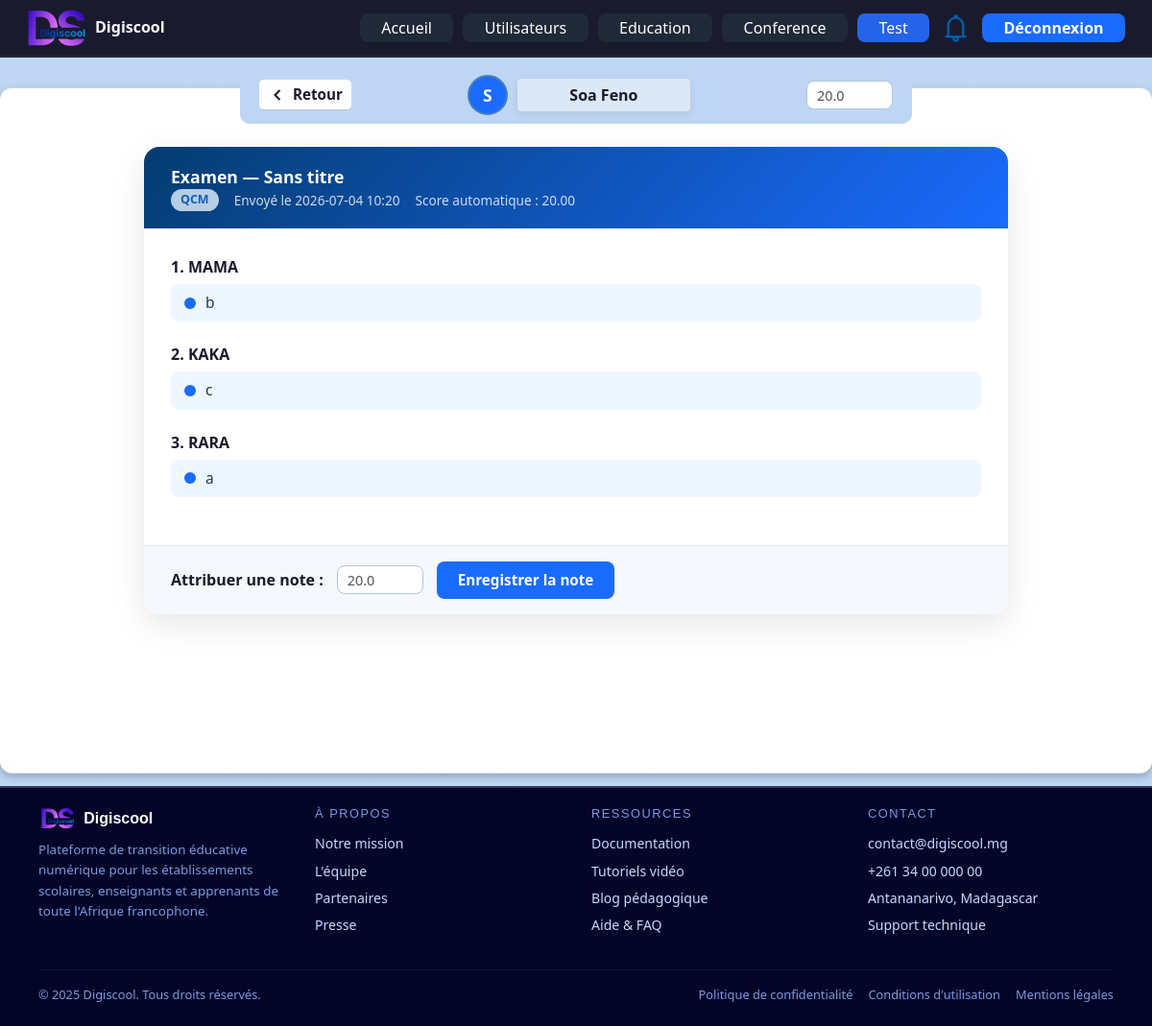
The page /admin/test/travaille_user?result_id=15 (signed in) on the database its author committed.
### tables this page shows
CREATE TABLE users (
                id INTEGER PRIMARY KEY AUTOINCREMENT,
                name TEXT NOT NULL,
                email TEXT NOT NULL UNIQUE,
                password_hash TEXT NOT NULL,
                role TEXT NOT NULL DEFAULT 'user',
                created_at DATETIME DEFAULT CURRENT_TIMESTAMP
            , sexe TEXT DEFAULT '', adresse TEXT DEFAULT '', classe TEXT DEFAULT '', nom TEXT DEFAULT '', prenom TEXT DEFAULT '', statut TEXT NOT NULL DEFAULT 'En attente', dob TEXT DEFAULT '', profession TEXT DEFAULT '', etablissement TEXT DEFAULT '', filiere TEXT DEFAULT '', lien_etablissement TEXT DEFAULT '', matricule TEXT DEFAULT '', phone TEXT DEFAULT '', username TEXT DEFAULT '');

CREATE TABLE test_resultats (
                id INTEGER PRIMARY KEY AUTOINCREMENT,
                test_id INTEGER NOT NULL,
                user_id INTEGER NOT NULL,
                reponses TEXT DEFAULT '[]',
                note REAL,
                submitted_at DATETIME DEFAULT CURRENT_TIMESTAMP, fichier_reponse TEXT DEFAULT '',
                FOREIGN KEY(test_id) REFERENCES tests(id),
                FOREIGN KEY(user_id) REFERENCES users(id)
            );

CREATE TABLE tests (
                id INTEGER PRIMARY KEY AUTOINCREMENT,
                titre TEXT NOT NULL,
                type TEXT NOT NULL DEFAULT 'examen',
                content_type TEXT NOT NULL DEFAULT 'fichier',
                fichier TEXT DEFAULT '',
                texte TEXT DEFAULT '',
                qcm TEXT DEFAULT '[]',
                start_at TEXT DEFAULT '',
                end_at TEXT DEFAULT '',
                created_at DATETIME DEFAULT CURRENT_TIMESTAMP
            , categorie TEXT NOT NULL DEFAULT 'exercice', fichier_nom TEXT DEFAULT '', fichier_url TEXT DEFAULT '', contenu_texte TEXT DEFAULT '', contenu_qcm TEXT DEFAULT '[]', date_debut TEXT DEFAULT '', heure_debut TEXT DEFAULT '', date_fin TEXT DEFAULT '', heure_fin TEXT DEFAULT '', created_by INTEGER, contenu_texte_correction TEXT DEFAULT '');

### app.py (the view)
@app.route('/admin/test/travaille_user')
@login_required
@admin_required
def admin_travaille_user():
    result_id = request.args.get('result_id', type=int)
    with get_db() as db:
        notif_count = db.execute(
            "SELECT COUNT(*) FROM notifications WHERE user_id IN (SELECT id FROM users WHERE role='admin') AND is_read=0"
        ).fetchone()[0]
        base_query = '''
            SELECT r.*, t.titre AS test_titre, t.categorie AS test_categorie,
                   t.content_type AS test_content_type, t.fichier_nom AS test_fichier_nom,
                   t.fichier_url AS test_fichier_url, t.contenu_texte AS test_contenu_texte,
                   t.contenu_qcm AS test_contenu_qcm, u.nom AS user_nom, u.prenom AS user_prenom,
                   u.name AS user_name
            FROM test_resultats r
            JOIN tests t ON r.test_id = t.id
            JOIN users u ON r.user_id = u.id
        '''
        results = db.execute(base_query + ' ORDER BY r.submitted_at DESC').fetchall()
        selected_result = None
        selected_reponses = []
        selected_text_answers = []
        if result_id:
            selected_result = db.execute(base_query + ' WHERE r.id = ? LIMIT 1', (result_id,)).fetchone()
            if selected_result and selected_result['reponses']:
                try:
                    selected_reponses = json.loads(selected_result['reponses'])
                except ValueError:
                    selected_reponses = []
                if selected_result['test_content_type'] == 'qcm' and isinstance(selected_reponses, list):
                    try:
                        qcm_questions = json.loads(selected_result['test_contenu_qcm'] or '[]')
                    except Exception:
                        qcm_questions = []
                    for idx, response in enumerate(selected_reponses):
                        if not isinstance(response, dict):
                            continue
                        answer = response.get('reponse')
                        if answer is None:
                            continue
                        if isinstance(answer, str) and answer.isdigit():
                            try:
                                selected_index = int(answer)
                            except ValueError:
                                selected_index = None
                        elif isinstance(answer, (int, float)):
                            selected_index = int(answer)
                        else:
                            selected_index = None
                        if selected_index is not None and idx < len(qcm_questions):
                            question = qcm_questions[idx]
                            options = question.get('reponses') if isinstance(question.get('reponses'), list) else []
                            if 0 <= selected_index < len(options):
                                response['reponse'] = options[selected_index]
                if selected_result['test_content_type'] == 'texte':
                    selected_text_answers = parse_display_answers(selected_result['reponses'])
    return render_template(
        'admin/travaille_user.html',
        notif_count=notif_count,
        results=results,
        selected_result=selected_result,
        selected_reponses=selected_reponses,
        selected_text_answers=selected_text_answers
    )

### app.py (called while the page is built)
def get_db():
    conn = sqlite3.connect(DB_PATH)
    conn.row_factory = sqlite3.Row
    return conn

def login_required(view):
    @wraps(view)
    def wrapped_view(*args, **kwargs):
        if 'user_id' not in session:
            return redirect(url_for('index'))
        return view(*args, **kwargs)
    return wrapped_view

def admin_required(view):
    @wraps(view)
    def wrapped_view(*args, **kwargs):
        if session.get('role') != 'admin':
            return redirect(url_for('dashboard'))
        return view(*args, **kwargs)
    return wrapped_view

### templates/admin/travaille_user.html (shortened to what this page needs)
{% extends "admin/dashboard.html" %}
{% set active_page = 'test' %}
{% block content %}
<div class="page-body">
  <div class="search-wrap">
    <div class="retour-bar">
      <button class="btn-retour" onclick="history.back()">
        <svg viewBox="0 0 24 24"><polyline points="15 18 9 12 15 6"/></svg>
        Retour
      </button>
    </div>
    <div class="user-block">
      <div class="user-avatar-circle">
        {% if selected_result %}
          {{ (selected_result.user_name or selected_result.user_prenom or 'U')[0]|upper }}
        {% else %}?{% endif %}
      </div>
      <div class="titre-resultat">
        {% if selected_result %}
          {{ selected_result.user_name or (selected_result.user_prenom ~ ' ' ~ selected_result.user_nom) }}
        {% else %}
          Aucune sélection
        {% endif %}
      </div>
    </div>
    <input type="number" class="input-note" id="note-input"
           min="0" max="20" step="0.5" placeholder="Note /20"
           value="{{ selected_result.note if selected_result and selected_result.note is not none else '' }}">
  </div>
  <div class="work-card">
    {% if selected_result %}
      <div class="work-card-header">
        <div>
          <div class="work-card-title">
            {{ 'Examen' if selected_result.test_categorie == 'examen' else 'Exercice' }}
            — {{ selected_result.test_titre or 'Sans titre' }}
          </div>
          <div class="work-meta">
            <span class="type-badge ct-{{ selected_result.test_content_type }}">
              {{ selected_result.test_content_type|upper }}
            </span>
            <span>Envoyé le {{ selected_result.submitted_at[:16].replace('T',' ') if selected_result.submitted_at else 'N/A' }}</span>
            <span>Score automatique : {{ ('%.2f' % selected_result.note) if selected_result.note is not none else 'N/A' }}</span>
          </div>
        </div>
      </div>
      <div class="work-body">
        {% if selected_result.test_content_type == 'qcm' %}
          {% if selected_reponses %}
            {% for item in selected_reponses %}
            <div class="qcm-block">
              <div class="qcm-question">{{ loop.index }}. {{ item.question }}</div>
              {% if item.reponse %}
                <div class="qcm-answer">
                  <span class="puce"></span>
                  <span>{{ item.reponse }}</span>
                </div>
              {% else %}
                <div class="qcm-no-answer">⚠ Pas de réponse fournie</div>
              {% endif %}
            </div>
            {% endfor %}
          {% else %}
            <div class="empty-state">Aucune réponse QCM enregistrée.</div>
          {% endif %}
        {% else %}
          <div class="empty-state">Type de contenu inconnu.</div>
        {% endif %}
      </div>
      <div class="note-bar">
        <label style="font-weight:600; color:#1a1a2e;">Attribuer une note :</label>
        <input type="number" id="note-bar-input" class="input-note"
               min="0" max="20" step="0.5" placeholder="Note /20"
               value="{{ selected_result.note if selected_result.note is not none else '' }}">
        <button class="btn-note" onclick="saveNote({{ selected_result.id }})">
          Enregistrer la note
        </button>
      </div>
    {% endif %}
  </div>
</div>
{% endblock %}

### templates/admin/dashboard.html (style rules this page uses)
:root { --bg: #b8c8e8; --nav-bg: #1a1a2e; --accent: #1a6bff; --card-bg: #ffffff; --card-shadow: 0 4px 20px rgba(0, 0, 0, .13); --radius: 18px; --font-ui: 'Segoe UI', system-ui, sans-serif; }
*, *::before, *::after { box-sizing: border-box; margin: 0; padding: 0; }
body { font-family: var(--font-ui); background-color: var(--bg); background-image: url('../static/image/molecule.png'); background-repeat: no-repeat; background-position: center 160px; background-size: 520px auto; min-height: 100vh; display: flex; flex-direction: column; position: relative; }

### templates/admin/travaille_user.html (style rules this page uses)
body { background: #BED6F3; min-height: 100vh; overflow-x: hidden; }
.page-body { background-image: url('/static/components/Rectangle 18.png'); background-size: 100% 100%; min-height: calc(100vh - 66px); padding: 32px 40px 48px; display: flex; flex-direction: column; align-items: center; gap: 24px; margin-top: 25px; }
.search-wrap { position: relative; display: flex; justify-content: center; align-items: center; width: 700px; height: 60px; background-image: url('/static/components/Rectangle 24.png'); background-size: 100% 100%; background-repeat: no-repeat; border-radius: 0 0 10px 10px; margin-top: -48px; gap: 10px; padding: 20px; }
.retour-bar { background: #fefeff; padding: 4px 9px; display: flex; align-items: center; border-bottom: 1px solid #b0c4de; border-radius: 5px; }
.btn-retour { background: none; border: none; cursor: pointer; display: flex; align-items: center; gap: 6px; font-size: 0.95rem; font-weight: 600; color: #1a1a2e; padding: 0; }
.btn-retour svg { width: 20px; height: 20px; stroke: currentColor; fill: none; stroke-width: 2.5; }
.user-block { display: flex; align-items: center; gap: 10px; flex: 1; justify-content: center; }
.user-avatar-circle { width: 42px; height: 42px; border-radius: 50%; background: #1a6bff; color: #fff; display: flex; align-items: center; justify-content: center; font-size: 1.1rem; font-weight: 700; flex-shrink: 0; border: 2px solid #4a7fb5; }
.titre-resultat { background: #dce8f5; border-radius: 4px; padding: 5px 20px; font-size: 1rem; font-weight: 700; color: #1a1a2e; box-shadow: 0 2px 8px rgba(0,0,0,.08); min-width: 180px; text-align: center; }
.input-note { width: 90px; height: 30px; background: #fff; border: 1px solid #b0c4de; border-radius: 8px; padding: 0 10px; font-size: 0.9rem; color: #555; outline: none; }
.work-card { width: 100%; max-width: 900px; background: #fff; border-radius: 16px; box-shadow: 0 10px 35px rgba(0,0,0,.10); overflow: hidden; }
.work-card-header { background: linear-gradient(135deg, #043C70 0%, #1a6bff 100%); color: #fff; padding: 18px 28px; display: flex; justify-content: space-between; align-items: center; }
.work-card-title { font-size: 1.1rem; font-weight: 700; }
.work-meta { font-size: 0.85rem; opacity: .8; display: flex; gap: 16px; align-items: center; }
.type-badge { display: inline-block; padding: 2px 10px; border-radius: 20px; font-size: 0.78rem; font-weight: 700; text-transform: uppercase; }
.ct-qcm { background: #e3f2fd; color: #1565c0; }
.work-body { padding: 28px; }
.qcm-block { margin-bottom: 22px; }
.qcm-question { font-weight: 700; font-size: 1rem; color: #1a1a2e; margin-bottom: 6px; }
.qcm-answer { display: flex; align-items: center; gap: 10px; padding: 8px 14px; border-radius: 8px; background: #eef6ff; font-size: 0.97rem; color: #1a3a5e; }
.qcm-answer .puce { width: 12px; height: 12px; border-radius: 50%; background: #1a6bff; flex-shrink: 0; display: inline-block; }
.note-bar { display: flex; align-items: center; gap: 14px; padding: 16px 28px; background: #f5f8fc; border-top: 1px solid #e3eaf4; }
.btn-note { background: #1a6bff; color: #fff; border: none; border-radius: 8px; padding: 8px 22px; font-size: 0.95rem; font-weight: 700; cursor: pointer; }

### templates/footer.html (style rules this page uses)
:root { --ds-navy: #07094a; --ds-deep: #0b0d5e; --ds-blue: #1a3de4; --ds-cyan: #00c8ff; --ds-pink: #d63af9; --ds-text: #c8d8ff; --ds-muted: #7a9be0; }

### rows shown on the page
users: name "S", name "Soa Feno"
test_resultats: note "20.0", submitted_at "2026-07-04 10:20", note "20.00"
tests: categorie "Examen", titre "Sans titre", test_content_type "QCM"

### other values the page prints
{{ item.question }} "MAMA" "KAKA" "RARA"
{{ item.reponse }} "b" "c" "a"
